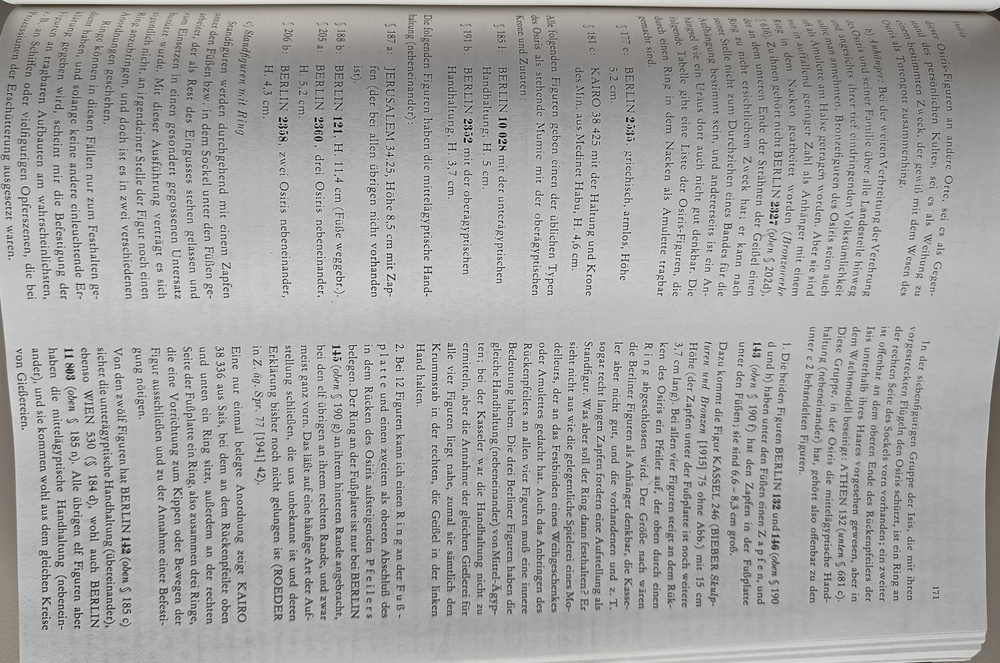
#> input picture sample_judit_jpg/IMG20240701211002.jpg, 1000 x 663 px, shrunk from 3444 x 2282 before the run; its folder holds only this picture in this run
$ jupyter execute colab_img_contrast_noise.ipynb   (shell and % lines are left out)
#> lines starting #> are read from the running program, lines starting #| are printed output that depends on the picture
<a href="https://colab.research.google.com/github/JuGarR/atr-historical-research/blob/main/colab-notebooks/colab_img_contrast_noise.ipynb" target="_parent"></a>

**Python script to increase image contrast and reduce noise**

This simple code is intended as pre-processing for text scans to be read with OCR software.

[cell 1]
# Mount Google Drive
from google.colab import drive
drive.mount('/content/drive')

# Set output directory
output_dir = "/content/drive/My Drive/Colab Notebooks/OCR_outputs_privproject"
import os
os.makedirs(output_dir, exist_ok=True)

[cell 2]
# import your packages

from PIL import Image, ImageEnhance
import os
import cv2
import numpy

[cell 3]
# Define GitHub repository and local path
git_repo_url = "https://github.com/JuGarR/atr-historical-research"
local_repo_path = "/content/atr-historical-research"

# Clone the repository (if not already cloned)
if not os.path.exists(local_repo_path):
    !git clone {git_repo_url} {local_repo_path}

# Define the local path to the sample_data_JPG folder
# use path to your own jpg images if you want
gitpath = os.path.join(local_repo_path, "sample_judit_jpg")

# Check if the directory exists
if os.path.exists(gitpath):
    # List all files recursively in the folder
    filenames = []
    for root, dirs, files in os.walk(gitpath):
        for file in files:
            filenames.append(os.path.join(root, file))

    # Print the collected filenames
    for filename in filenames:
        print(filename)
else:
    print(f"Directory '{gitpath}' does not exist. Check the repo structure.")

[cell 4]
# Loop through image files

count=0
for f in filenames:
    count+=1
    im=Image.open(f)
#> im is the input picture: PIL image 1000x663 RGB; mean R, G, B 165.3, 164.8, 163.6

# Enhance contrast with PIL

    enhancer=ImageEnhance.Contrast(im)
    enhanced_im=enhancer.enhance(2.0)
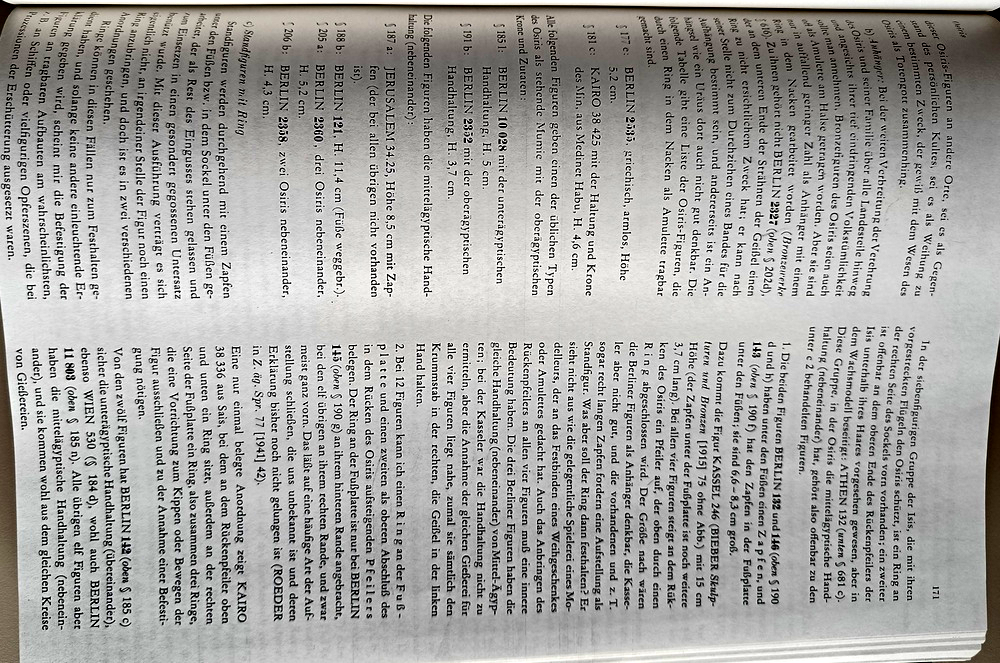
#> enhanced_im: PIL image 1000x663 RGB; mean R, G, B 166.2, 165.3, 163
    print(type(enhanced_im))
#| <class 'PIL.Image.Image'>

# Image class needs to be change from PIL image object to Open CV image object

    opencv_im=cv2.cvtColor(numpy.array(enhanced_im), cv2.COLOR_RGB2BGR) # transform colour encoding
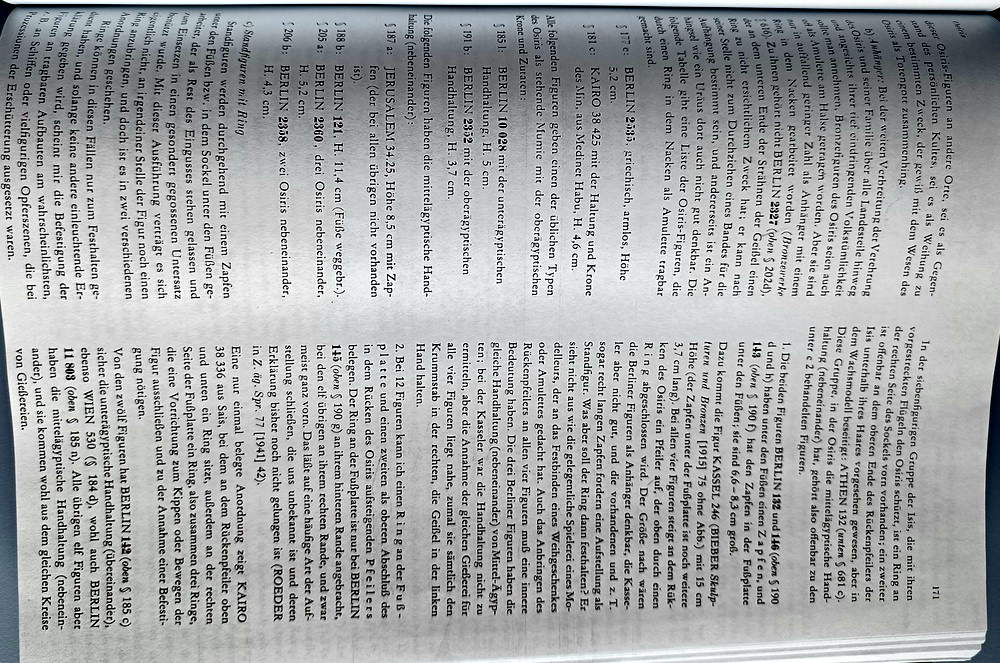
#> opencv_im: shape (663, 1000, 3); mean R, G, B 163, 165.3, 166.2

# Use median blur function from Open CV library suitable for colour images
# cf. test with different noise filters on https://towardsdatascience.com/image-filters-in-python-26ee938e57d2

    new_image=cv2.medianBlur(opencv_im, 5) # 2nd position = kernel size
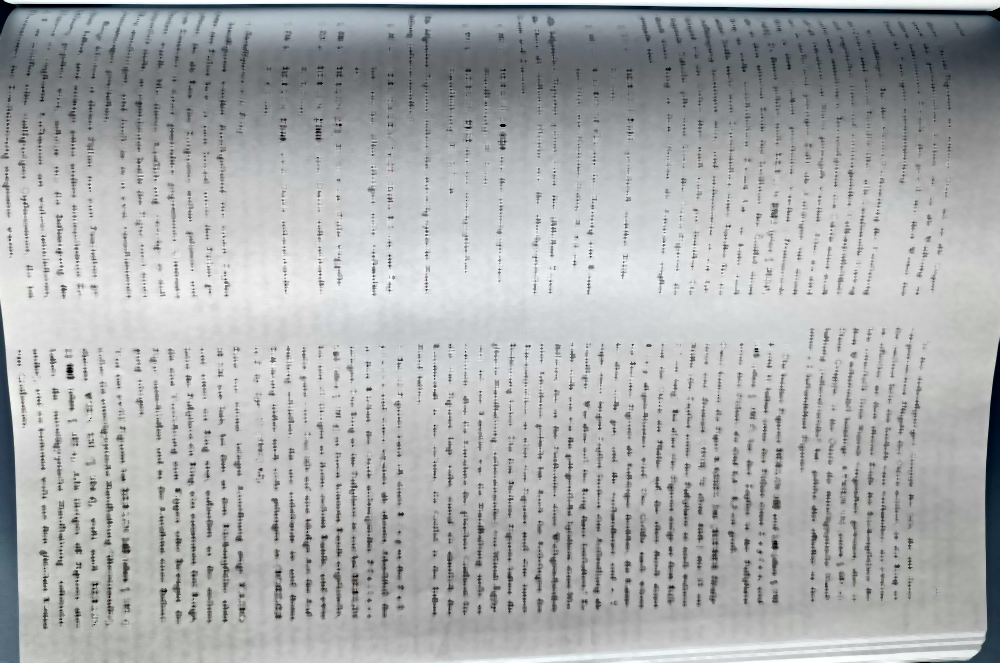
#> new_image: shape (663, 1000, 3); mean R, G, B 170.6, 173, 174
    cv2.imwrite(os.path.join(output_dir, "%s.png" % count), new_image)

print("Images have been processed! Please check the results in your ouput directory on Google Drive!")

$ run again, on sample_judit_jpg/IMG20240701211018.jpg
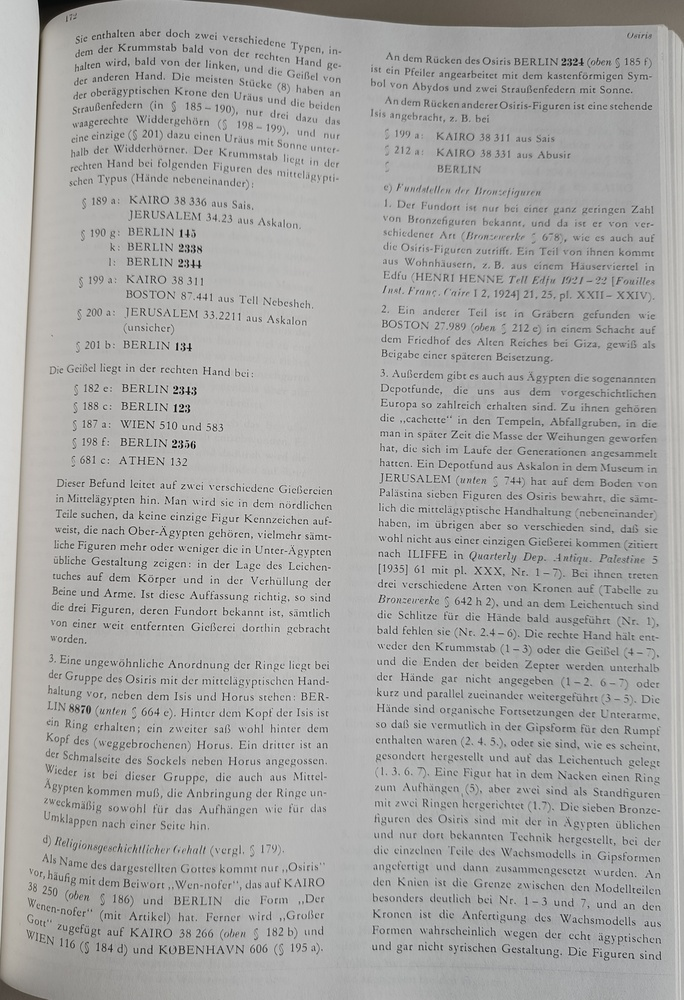
#> input picture sample_judit_jpg/IMG20240701211018.jpg, 684 x 1000 px, shrunk from 2455 x 3588 before the run
#> im is the input picture: PIL image 684x1000 RGB; mean R, G, B 168.6, 168.3, 166.9
#| <class 'PIL.Image.Image'>
#> `opencv_im=cv2.cvtColor(numpy.array(enhanced_im), cv2.COLOR_RGB2BGR)`:
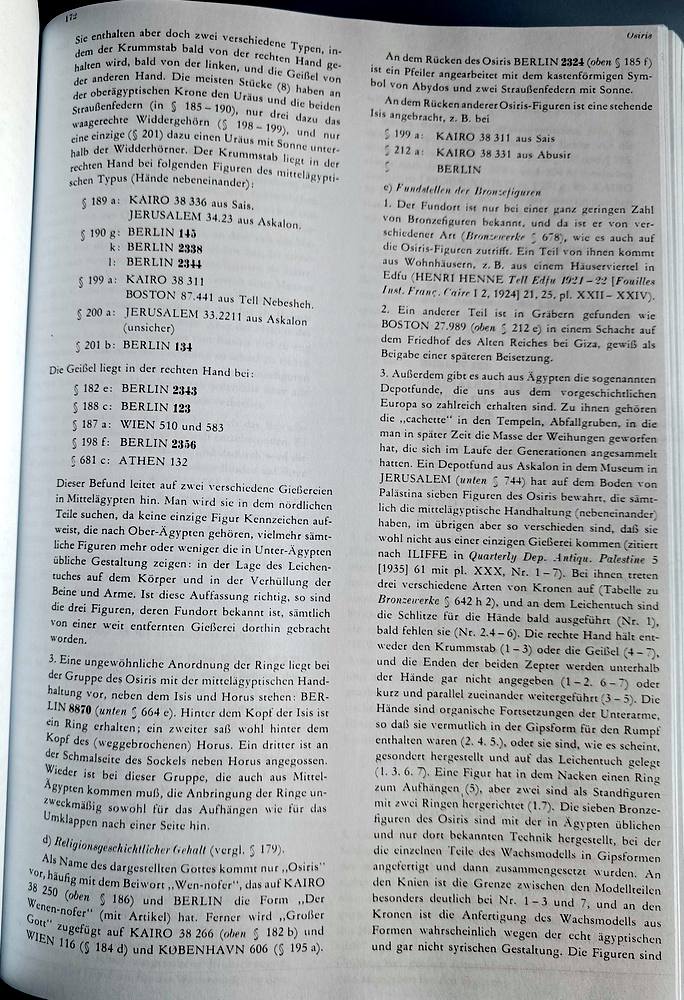
#> opencv_im: shape (1000, 684, 3); mean R, G, B 166.5, 169.1, 169.6
#> `new_image=cv2.medianBlur(opencv_im, 5)`:
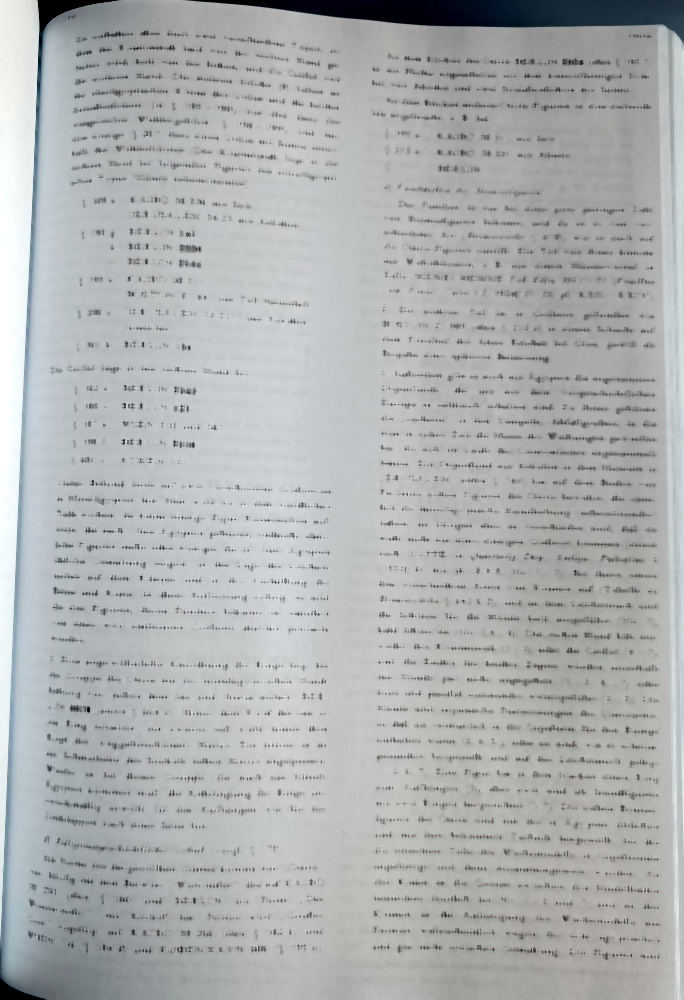
#> new_image: shape (1000, 684, 3); mean R, G, B 173.8, 176.5, 177

$ run again, on sample_judit_jpg/IMG20240701211033.jpg
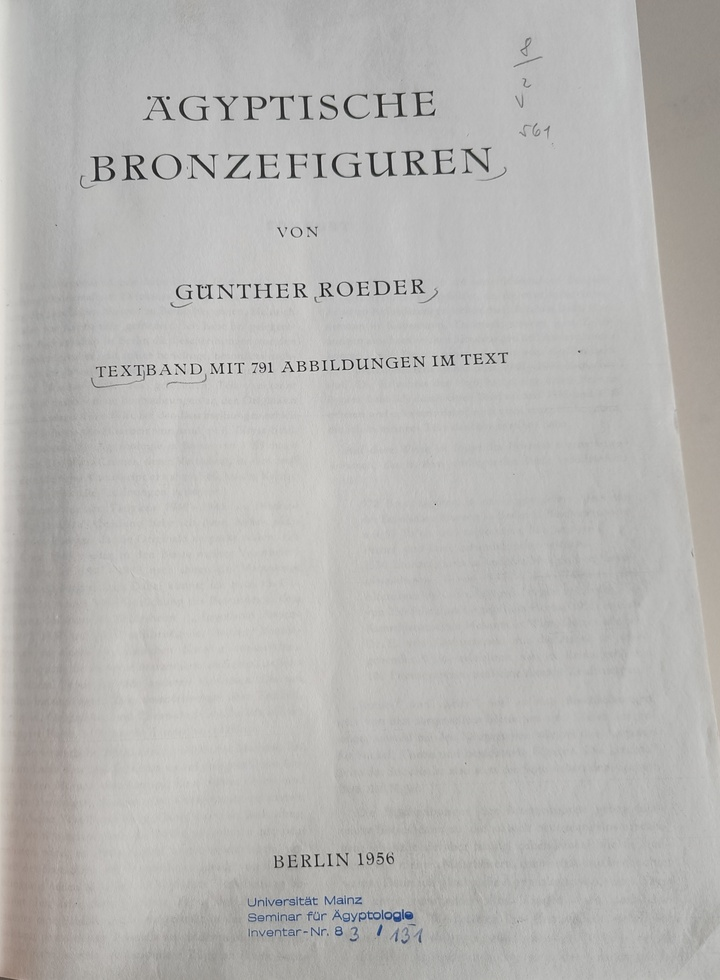
#> input picture sample_judit_jpg/IMG20240701211033.jpg, 720 x 980 px, shrunk from 2579 x 3510 before the run
#> im is the input picture: PIL image 720x980 RGB; mean R, G, B 182.3, 181.3, 178.9
#> `enhanced_im=enhancer.enhance(2.0)`:
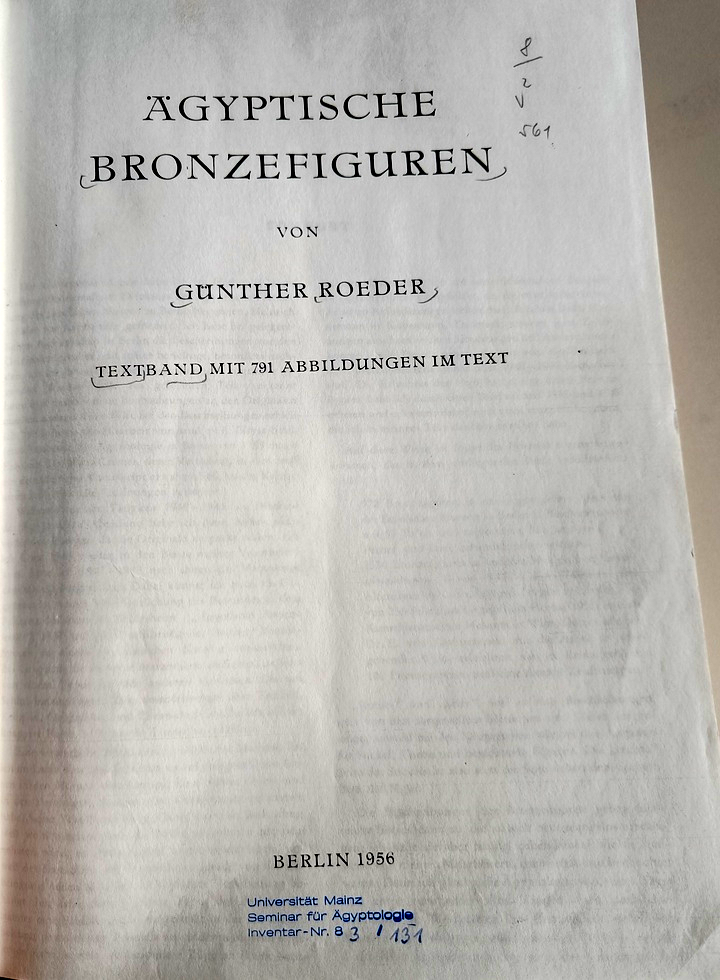
#> enhanced_im: PIL image 720x980 RGB; mean R, G, B 184.1, 182, 177.2
#| <class 'PIL.Image.Image'>
#> `opencv_im=cv2.cvtColor(numpy.array(enhanced_im), cv2.COLOR_RGB2BGR)`:
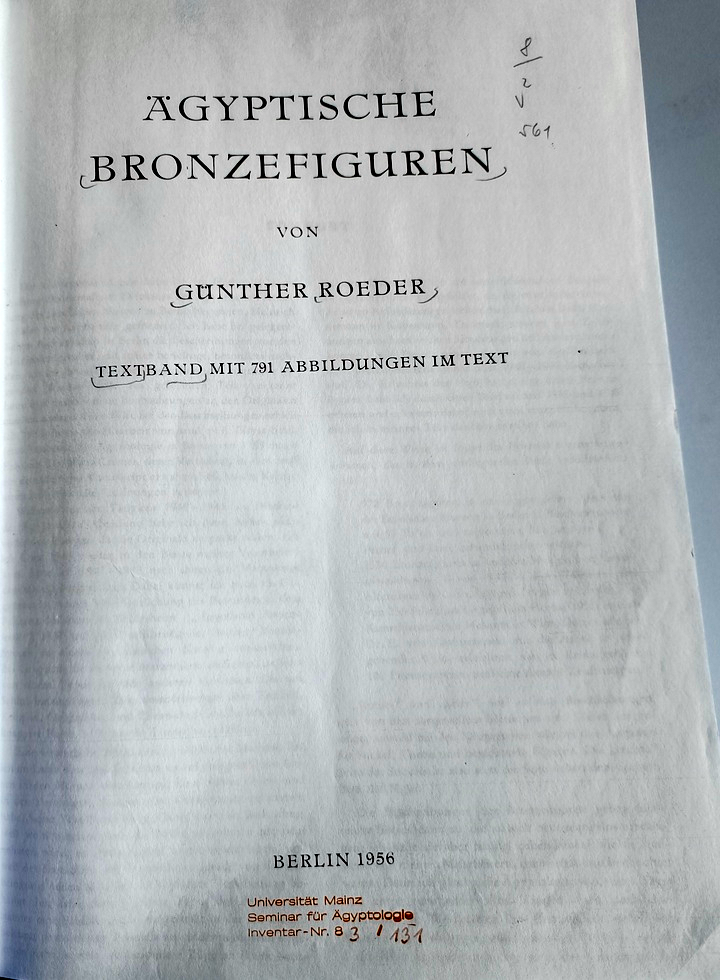
#> opencv_im: shape (980, 720, 3); mean R, G, B 177.2, 182, 184.1
